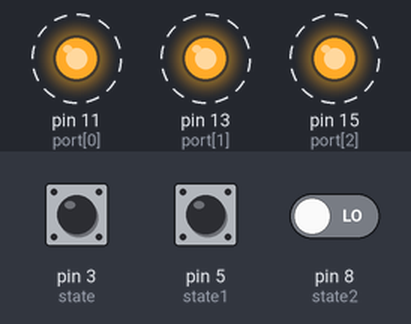
A program run on a simulated Raspberry Pi (header pin numbers). Parts: output pins drawn as LEDs (lit = HIGH). Dashed ring = blinking. Inputs (shaded band) come from the test bench; at power-on: pin 3 (state) HIGH, pin 8 (state2) LOW, pin 5 (state1) HIGH.

Above: at 1.25 s.
1.3 s: pin 3 (state) pulled LOW for 1.2 s
4.8 s: pin 8 (state2) driven HIGH
At 6.6 s:
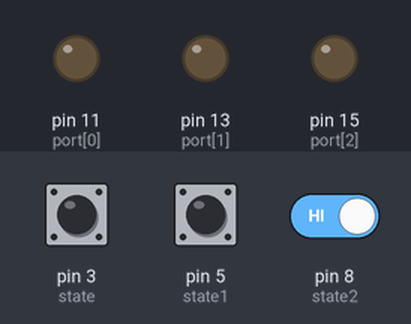
8.3 s: pin 5 (state1) pulled LOW for 1.2 s
At 8.55 s:
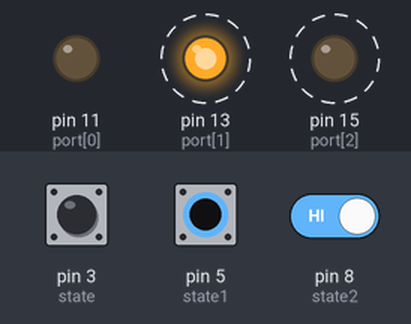
11.8 s: pin 5 (state1) pulled LOW for 3.2 s
At 11.95 s:
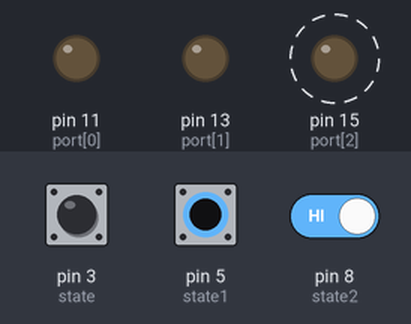
16.5 s: pin 3 (state) pulled LOW for 3.2 s
At 16.75 s:
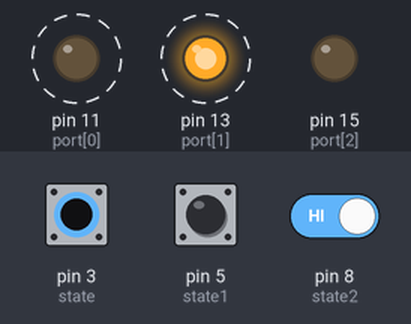
Timing chart, 0 to 21.5 s (numbered marks = the images above; inputs shaded):
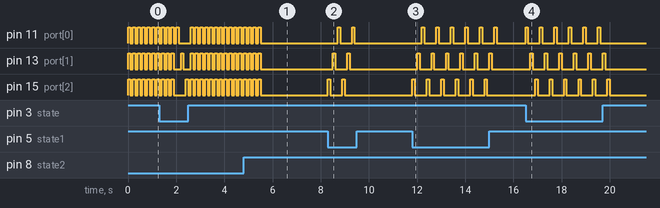

The program:

switch2.py
```python
import RPi.GPIO as GPIO
from time import sleep as a


GPIO.setmode(GPIO.BOARD)
GPIO.setup(3,GPIO.IN)
GPIO.setup(5,GPIO.IN)
GPIO.setup(8,GPIO.IN)
GPIO.setup(11,GPIO.OUT)
GPIO.setup(13,GPIO.OUT)
GPIO.setup(15,GPIO.OUT)

port = [11,13,15]
for x in port:
	GPIO.setup(x,GPIO.OUT)
while (True):
	state = GPIO.input(3)
	state1 = GPIO.input(5)
	state2 = GPIO.input(8)

	if state == False:
		for y in port:
			GPIO.output(y,1)
			a(0.1)
			GPIO.output(y,0)
			a(0.1)
	if state1 == False:
		for y in port[::-1]:
			GPIO.output(y,1)
			a(0.1)
			GPIO.output(y,0)
			a(0.1)
	if state2 == False:
		for x in range(1,6):
			for y in port:
				GPIO.output(y,1)
			a(0.1)
			for y in port:
				GPIO.output(y,0)
			a(0.1)
```

Measured:
- after the input at 4.8 s, pin 11 (port[0]), pin 13 (port[1]), pin 15 (port[2]): goes on until 5.5 s, then stays LOW
- after the input at 8.3 s, pin 11 (port[0]): alternates HIGH for 0.10 s and LOW for 0.50 s, 4 changes in all, then stays LOW, starting after 0.40 s; pin 13 (port[1]): alternates HIGH for 0.10 s and LOW for 0.50 s, 4 changes in all, then stays LOW, starting after 0.20 s
- after the input at 11.8 s, pin 11 (port[0]): alternates HIGH for 0.10 s and LOW for 0.50 s, 12 changes in all, then stays LOW, starting after 0.40 s; pin 13 (port[1]): alternates HIGH for 0.10 s and LOW for 0.50 s, 12 changes in all, then stays LOW, starting after 0.20 s
- after the input at 16.5 s, pin 11 (port[0]): alternates HIGH for 0.10 s and LOW for 0.50 s, 12 changes in all, then stays LOW, starting at once; pin 13 (port[1]): alternates HIGH for 0.10 s and LOW for 0.50 s, 12 changes in all, then stays LOW, starting after 0.20 s
